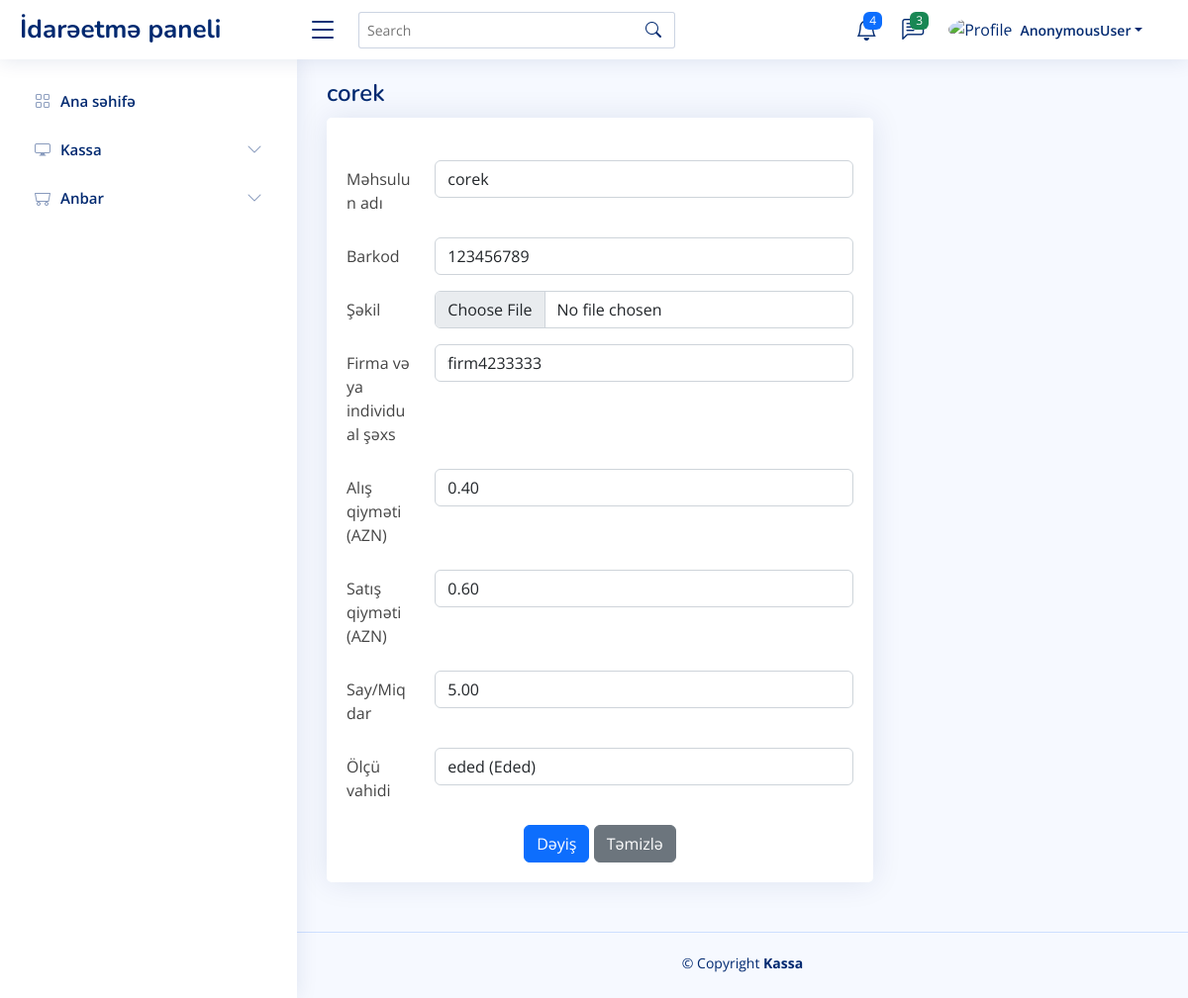
The app's page /warehouse/products/update/8 with its own data.
### pos/models.py (models this page shows, shortened)
class Product(UserLog, DateTimeLog):
    name = models.CharField(verbose_name='Məhsulun adı', max_length=100, unique=True)
    barcode = models.CharField(verbose_name='Barkod', max_length=50, blank=True, null=True, unique=True)
    picture = models.ImageField(verbose_name='Şəkil', upload_to='images/product', blank=True, null=True)
    firm = models.ForeignKey(Firm, verbose_name=Firm._meta.verbose_name, on_delete=models.CASCADE)
    price = models.FloatField(verbose_name='Satış qiyməti (AZN)')
    purchase_price = models.FloatField(verbose_name='Alış qiyməti (AZN)')
    quantity = models.FloatField(verbose_name='Say/Miqdar')
    measure = models.ForeignKey('UnitOfMeasure', verbose_name='Ölçü vahidi', on_delete=models.CASCADE)
    is_deleted = models.BooleanField(default=False)
    objects = ProductManager()
    class Meta:
        verbose_name = 'Məhsul'
        verbose_name_plural = 'Məhsullar'

class UnitOfMeasure(models.Model):
    measure = models.CharField(verbose_name='Ölçü vahidi', max_length=50)
    abbr = models.CharField(verbose_name='Qısaldılmış adı', max_length=25)
    is_active = models.BooleanField(default=True)
    def __str__(self):
        return self.abbr + ' (' + self.measure + ')'
    class Meta:
        verbose_name = 'Ölçü vahidi'
        verbose_name_plural = 'Ölçü vahidi'

### pos/views.py (the view, shortened to what this page needs)
# urls.py: path('warehouse/products/update/<int:pk>', views.ProductUpdateView.as_view(), name='warehouse_products_update'),
class ProductUpdateView(UpdateView):
    model = Product
    template_name = 'pos/warehouse_product_update.html'
    form_class = ProductForm
    success_url = reverse_lazy('pos:warehouse_products')

### pos/forms.py
class ProductForm(ModelForm):
    def __init__(self, *args, **kwargs):
        super().__init__(*args, **kwargs)
        self.fields['firm'] = ModelChoiceField(
            label=Firm._meta.verbose_name,
            queryset=Firm.objects.all(),
            widget=Select(attrs={'class': 'form-control'}))
        self.fields['measure'] = ModelChoiceField(
            label=UnitOfMeasure._meta.verbose_name,
            queryset=UnitOfMeasure.objects.all(),
            widget=Select(attrs={'class': 'form-control'}))
    class Meta:
        model = Product
        exclude = ['cdate', 'udate', 'ddate', 'user_create', 'user_update', 'user_delete']

### pos/managers.py (called while the page is built)
    def get_queryset(self):
        queryset = super().get_queryset()\
            .filter(is_deleted=False)
        return queryset

### pos/models.py (called while the page is built)
    def __str__(self):
        return self.name

### templates/pos/warehouse_product_update.html (shortened to what this page needs)
{% extends 'pos/index.html' %}
{% block main %}
    <div class="pagetitle">
        <h1>{{ form.name.value }}</h1>
    </div>
    <section class="section">
      <div class="row">
        <div class="col-lg-8">
          <div class="card">
            <div class="card-body">
              <h5 class="card-title"></h5>
              <form method="post" enctype="multipart/form-data">
                <div class="row mb-3">
                  <label for="input{{ form.name.name|capfirst }}" class="col-sm-2 col-form-label">{{ form.name.label }}</label>
                  <div class="col-sm-10">
                    <input type="text" class="form-control" id="input{{ form.name.name|capfirst }}" name="{{ form.name.name }}" value="{{ form.name.value }}">
                  </div>
                </div>
                <div class="row mb-3">
                  <label for="input{{ form.barcode.name|capfirst }}" class="col-sm-2 col-form-label">{{ form.barcode.label }}</label>
                  <div class="col-sm-10">
                    <input type="text" class="form-control" id="input{{ form.barcode.name|capfirst }}" name="{{ form.barcode.name }}" value="{{ form.barcode.value }}">
                  </div>
                </div>
                <div class="row mb-3">
                  <label for="input{{ form.picture.name|capfirst }}" class="col-sm-2 col-form-label">{{ form.picture.label }}</label>
                  <div class="col-sm-10">
                    <input type="file" accept="image/*" class="form-control" id="input{{ form.picture.name|capfirst }}" name="{{ form.picture.name }}" value="{{ form.picture.value }}">
                  </div>
                </div>
                <div class="row mb-3">
                  <label for="input{{ form.firm.name|capfirst }}" class="col-sm-2 col-form-label">{{ form.firm.label }}</label>
                  <div class="col-sm-10">
                      {{ form.firm }}
                  </div>
                </div>
                <div class="row mb-3">
                  <label for="input{{ form.purchase_price.name|capfirst }}" class="col-sm-2 col-form-label">{{ form.purchase_price.label }}</label>
                  <div class="col-sm-10">
                    <input type="number" step="0.01" class="form-control" id="input{{ form.purchase_price.name|capfirst }}" name="{{ form.purchase_price.name }}" value="{{ form.purchase_price.value|stringformat:".2f" }}">
                  </div>
                </div>
                <div class="row mb-3">
                  <label for="input{{ form.price.name|capfirst }}" class="col-sm-2 col-form-label">{{ form.price.label }}</label>
                  <div class="col-sm-10">
                    <input type="number" step="0.01" class="form-control" id="input{{ form.price.name|capfirst }}" name="{{ form.price.name }}" value="{{ form.price.value|stringformat:".2f" }}">
                  </div>
                </div>
                <div class="row mb-3">
                  <label for="input{{ form.quantity.name|capfirst }}" class="col-sm-2 col-form-label">{{ form.quantity.label }}</label>
                  <div class="col-sm-10">
                    <input type="number" class="form-control" id="input{{ form.quantity.name|capfirst }}" name="{{ form.quantity.name }}" value="{{ form.quantity.value|stringformat:".2f" }}">
                  </div>
                </div>
                <div class="row mb-3">
                  <label for="input{{ form.measure.name|capfirst }}" class="col-sm-2 col-form-label">{{ form.measure.label }}</label>
                  <div class="col-sm-10">
                      {{ form.measure }}
                  </div>
                </div>
                <div class="text-center">
                  <button type="submit" class="btn btn-primary">Dəyiş</button>
                  <button type="reset" class="btn btn-secondary">Təmizlə</button>
                </div>
              </form>
            </div>
          </div>
        </div>
      </div>
    </section>
{% endblock %}

### static/assets/css/style.css (style rules this page uses)
:root { scroll-behavior: smooth; }
body { font-family: "Open Sans", sans-serif; background: #f6f9ff; color: #444444; }
h1, h2, h3, h4, h5, h6 { font-family: "Nunito", sans-serif; }
.pagetitle { margin-bottom: 10px; }
.pagetitle h1 { font-size: 24px; margin-bottom: 0; font-weight: 600; color: #012970; }
.card { margin-bottom: 30px; border: none; border-radius: 5px; box-shadow: 0px 0 30px rgba(1, 41, 112, 0.1); }
.card-title { padding: 20px 0 15px 0; font-size: 18px; font-weight: 500; color: #012970; font-family: "Poppins", sans-serif; }
.card-body { padding: 0 20px 20px 20px; }

### records on screen
Product: name.value "corek", name "corek", barcode "123456789", firm "firm4233333", purchase_price "0.40", price "0.60", quantity "5.00"
UnitOfMeasure: measure "eded (Eded)"

### other values on screen
{{ user }} "AnonymousUser"
